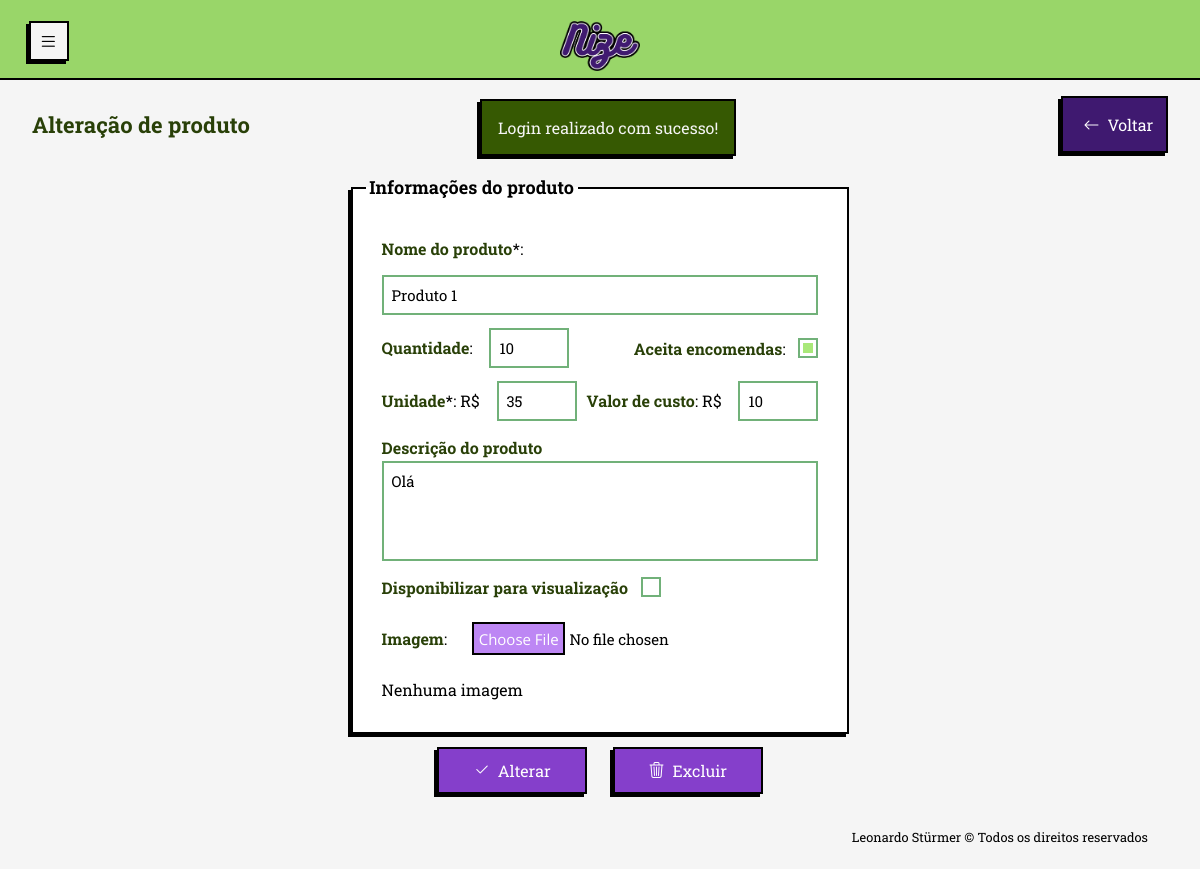
/php/view/gui_alteracao_produto.php?id=1 (signed in), run on an earlier commit of the app's database.
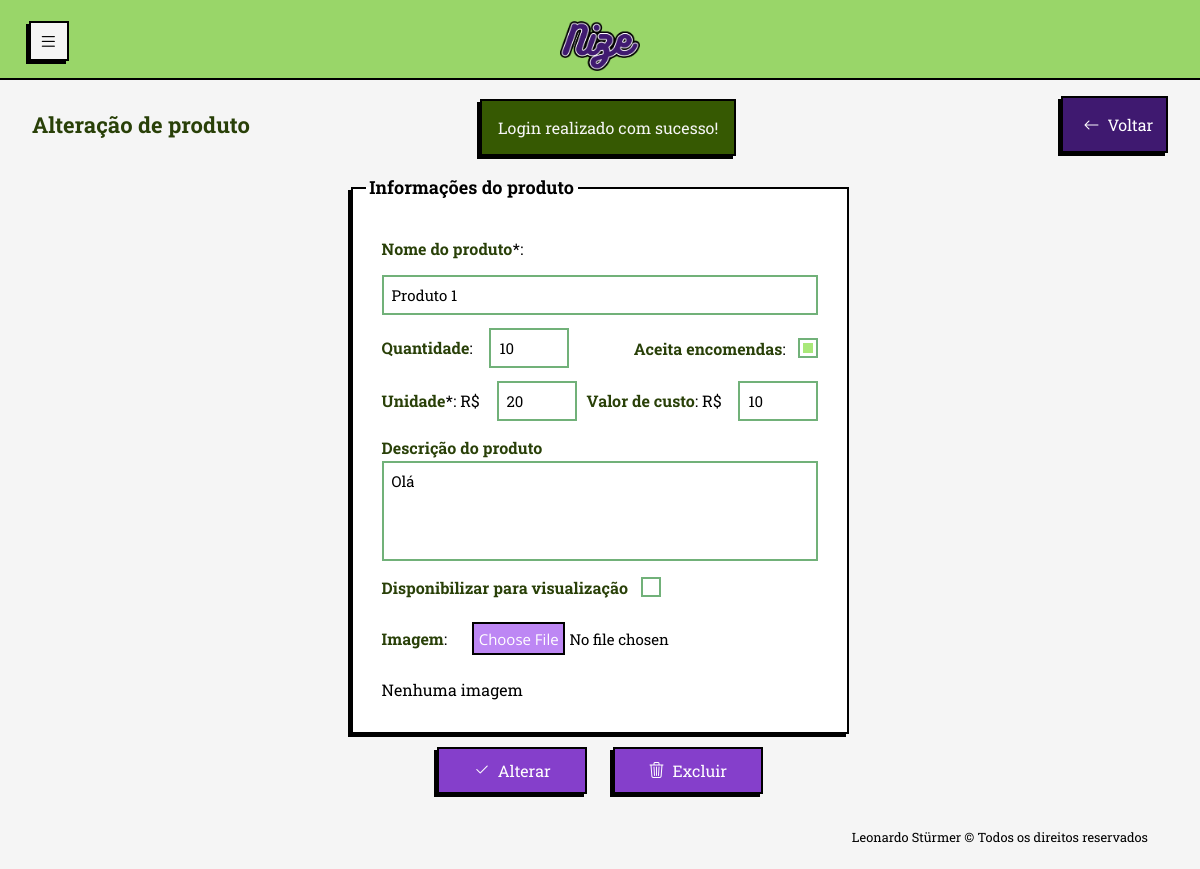
And on a later commit of the database.
### tables this page shows
CREATE TABLE produtos (
            id_produto INTEGER PRIMARY KEY AUTOINCREMENT NOT NULL,
            id_usuario INTEGER NOT NULL,
            nome TEXT NOT NULL,
            valor_unitario REAL NOT NULL,
            quantidade INTEGER NULL,
            imagem TEXT NULL,
            aceita_encomenda INTEGER NULL,
            descricao TEXT NULL,
            valor_custo REAL NULL, aceita_visualizacao INTEGER NULL,
            FOREIGN KEY (id_usuario) REFERENCES usuario (id_usuario)
    );

### php/persistence/conexaoBanco.class.php (called while the page is built, shortened)
<?php
class ConexaoBanco extends PDO {
    private static $instancia = null;
    public static function getInstancia() {
        if (!isset(self::$instancia)) {
            try {
                $caminhoBanco = __DIR__ . '/nize_database.db';
                $dsn = "sqlite:" . $caminhoBanco;
                self::$instancia = new ConexaoBanco($dsn, null, null);
                self::$instancia->setAttribute(PDO::ATTR_ERRMODE, PDO::ERRMODE_EXCEPTION);
                self::$instancia->setAttribute(PDO::ATTR_DEFAULT_FETCH_MODE, PDO::FETCH_ASSOC);
            } catch (PDOException $e) {
                $msg_erro = urlencode("Erro ao conectar com o banco SQLite: " . $e->getMessage());
                header("location:../view/gui_erro.php?msg=" . $msg_erro);
                exit;
            }
        }
        return self::$instancia;
    }
}

### php/dao/produtodao.class.php (called while the page is built, shortened)
<?php
require_once '../persistence/conexaoBanco.class.php';
class ProdutoDAO{
    private $conexao;
    public function __construct() {
        $this-> conexao = ConexaoBanco::getInstancia();
    }
    public function buscarPorId($id){
        try {
            $sql = $this->conexao->prepare("SELECT * FROM produtos WHERE id_produto = :id");
            $sql->bindValue(":id", $id);
            $sql->execute();
            return $sql->fetch(PDO::FETCH_ASSOC);
        } catch (PDOException $e) {
            $_SESSION['msg'] = "<p class='error-msg'>Erro ao buscar ID: " . $e->getMessage() . "</p>";
        }
    }
}

### php/view/gui_alteracao_produto.php (the view, shortened to what this page needs)
<?php
require_once '../dao/produtodao.class.php';
$id_produto = $_GET['id'] ?? null;
$produtoDAO = new ProdutoDAO();
$produto = $produtoDAO->buscarPorId($id_produto);
?>
<!DOCTYPE html>
<html lang="pt-br">
<head>
  <link rel="stylesheet" href="../../css/normalize.css">
  <link rel="stylesheet" href="../../css/query.css">
  <link rel="stylesheet" href="../../css/style.css">
  <link rel="stylesheet" href="../../css/sidebar.css">
  <link rel="stylesheet" href="https://cdn.jsdelivr.net/npm/bootstrap-icons@1.13.1/font/bootstrap-icons.min.css">
</head>
<body>
  <header id="header-mobile">
    <div class="container-header">
      <a href="#" data-resize-btn-mobile class="btn-menu" title="Esconder/expandir menu">
        <i class="bi bi-list"></i>
      </a>
      <a href="tela_inicial.php" class="link-logo-header" title="Tela inicial">
        <img src="../../img/logo/nize_new.png" alt="Nize logotipo" id="logo-header">
      </a>
    </div>
  </header>
  <main class='conteudo-pagina'>
    <div class="internal-nav">
      <div class="internal-nav-links">
        <h1>Alteração de produto</h1>
        <a href="gui_visualizacao_produtos.php" title="Tela de produtos"><span class="bi bi-arrow-left"></span>Voltar</a>
      </div>
    </div>
    <?php
    if (isset($_SESSION["msg"])) {
      echo "<div id='session-msg'>" . $_SESSION['msg'] .  "</div>";
    }
    if ($produto['aceita_encomenda'] !== 1) {
      $checkEncomenda = "";
    } else {
      $checkEncomenda = "checked";
    }
    if ($produto['aceita_visualizacao'] !== 1) {
      $checkVisualizacao = "";
    } else {
      $checkVisualizacao = "checked";
    }
    ?>
    <form action="../controller/produtoControle.php?op=alterar&id=<?php echo $produto['id_produto'] ?>" method="post" enctype="multipart/form-data" class="form-cadastro-produto">
      <fieldset id="products-form">
        <legend>Informações do produto</legend>
        <div class="inner-products-form">
          <label><strong>Nome do produto</strong>*:</label>
          <input type="text" id="nomeProduto" name="nomeProduto" class="input-produto alt-nome-produto" value="<?php echo htmlspecialchars($produto['nome']); ?>" autocomplete="off" required>
          <div class="div-inner-products">
            <label><strong>Quantidade</strong>:
              <input type="number" inputmode="" id="quantidadeProduto" name="quantidadeProduto" class="input-produto" value="<?php echo htmlspecialchars($produto['quantidade']); ?>" maxlength="3" autocomplete="off">
            </label>
            <label class="checkbox-acc" for="">
              <strong>Aceita encomendas</strong>:
              <input type="checkbox" id="aceitaEncomenda" name="aceitaEncomenda" class="input-produto" value="1" <?php echo " $checkEncomenda"; ?>>
            </label>
          </div>
          <div class="div-inner-products">
            <label><strong>Unidade</strong>*: R$
              <input type="number" id="valorUnitario" name="valorUnitario" step="0.01" class="input-produto" value="<?php echo htmlspecialchars($produto['valor_unitario']); ?>" autocomplete="off" required>
            </label>
            <label><strong>Valor de custo</strong>: R$
              <input type="number" id="valorCusto" name="valorCusto" step="0.01" class="input-produto" value="<?php echo htmlspecialchars($produto['valor_custo']); ?>" autocomplete="off">
            </label>
          </div>
          <label class="descricao-produtos" for="descricaoProduto">
            <strong>Descrição do produto</strong>
            <textarea name="descricaoProduto" id="descricaoProduto" class="input-produto" placeholder="Adicione detalhes sobre o produto (material, cores, tamanho, etc)" autocomplete="off"><?php echo htmlspecialchars($produto['descricao']); ?></textarea>
          </label>
          <label class="checkbox-acc" for="">
            <strong>Disponibilizar para visualização</strong>
            <input type="checkbox" id="aceitaVisualizacao" name="aceitaVisualizacao" class="input-produto" value="1" <?php echo " $checkVisualizacao"; ?>>
          </label>
          <label><strong>Imagem</strong>:
            <input type="file" name="imagemProduto" id="imagemProduto" class="input-produto" accept=".png, .jpg">
          </label>
          <?php if (!empty($produto['imagem'])): ?>
            <?php echo "<img src='uploads/" . htmlspecialchars($produto['imagem']) . "' alt='imagem do produto' class='img-produtos img-alt-produto'>" ?>
            <span class="span-alt-img">(Será mantida se não enviar outra)</span>
          <?php else: ?>
            <span>Nenhuma imagem</span>
          <?php endif; ?>
        </div>
      </fieldset>
      <div id="form-products-buttons">
        <button type="submit"><span class="bi bi-check2"></span>Alterar</button>
        <a href="../controller/produtoControle.php?op=excluir&id=<?php echo $produto['id_produto'] ?>" onclick="return confirm('Deseja mesmo excluir?');"><span class="bi bi-trash3"></span>Excluir</a>
      </div>
    </form>
    <footer>Leonardo Stürmer &copy; Todos os direitos reservados</footer>
  </main>
</body>
</html>

### css/query.css (style rules this page uses)
@media screen and (max-width: 1280px) { main { margin-top: 1.5em; margin-left: 1em; } }
@media screen and (max-width: 1280px) { main.conteudo-pagina { margin: 3em 0; padding: 2em 2em; } }
@media screen and (max-width: 1280px) { .success-msg, .error-msg { color: whitesmoke; border: 2px solid black; box-shadow: var(--box-shadow); font-size: 16px; position: absolute; top: 3.2em; right: 1.5em; width: fit-content; max-width: 300px; padding: 0.8em 1rem; } }
@media screen and (max-width: 1280px) { h1 { font-size: 22px; } }
@media screen and (max-width: 1280px) { .btn-menu { position: fixed; left: 1em; top: 0.5em; } }

### css/style.css (style rules this page uses)
.internal-nav { display: inline-block; margin-bottom: 2em 0; gap: 20px; }
.internal-nav-links h1 { padding: 0; color: var(--darkGreen); text-align: left; }
.internal-nav-links { padding: 0; margin: 0; display: flex; justify-content: space-between; align-items: center; }
.internal-nav-links > a { text-decoration: none; border: var(--border); box-shadow: var(--box-shadow); background-color: var(--darkerPurple); padding: 0.8em; color: white; width: fit-content; text-align: center; margin: 1em 0; }
.form-cadastro-produto { display: block; flex-direction: column; align-self: center; }
#form-products-buttons { display: flex; justify-content: center; }
#form-products-buttons span.bi { display: flex; justify-content: center; margin-left: 0px; }
#form-products-buttons > button, #form-products-buttons > a { width: 150px; padding: 0.5em; display: flex; justify-content: center; align-items: center; }
#products-form { border: var(--border); box-shadow: var(--box-shadow); background-color: white; padding: 0.8em; display: flex; justify-content: center; margin: 0 auto; width: 100%; }
.inner-products-form { display: flex; justify-content: center; flex-direction: column; gap: 0.8rem; font-size: 16px; padding: 1rem; text-align: left; width: 100%; }
.inner-products-form > input[type="text"], .inner-products-form > input[type="file"], .inner-products-form > textarea { margin-left: 0; width: 100%; }
.inner-products-form input[type="number"] { width: 5rem; }
.div-inner-products { display: flex; flex-direction: row; justify-content: space-between; gap: 10px; }
#nomeProduto.input-produto { width: 100%; }
#nomeProduto.alt-nome-produto { width: 100%; }
.inner-products-form strong { color: var(--darkGreen); font-weight: 700; }
.input-produto { background-color: white; font-size: 15px; margin-left: 0.8rem; padding: 0.5rem; }
#descricaoProduto.input-produto { width: 100%; height: 100px; }
.checkbox-acc { display: flex; align-items: center; }
#products-form > legend { font-size: 18px; padding: 0.2em; color: black; font-weight: bolder; }
.descricao-produtos { display: flex; align-items: start; flex-direction: column; }
.descricao-produtos > textarea { height: 10rem; margin: 0; }

### css/sidebar.css (style rules this page uses)
* { margin: 0; padding: 0; box-sizing: border-box; }
body { --sb-width: 8rem; font-family: system-ui, sans-serif; font-size: 16px; line-height: 1.7; }
header { visibility: hidden; width: 0em; }
#logo-header { width: 80px; margin: 0em auto; transition: width 0.4s ease-in-out, transform 0.8s ease-in-out, opacity 0.4s ease-in-out; transform: rotate(0deg); }
.link-logo-header, .link-logo-header:hover { background-color: transparent; border: none; box-shadow: none; align-content: center; }
.container-header { background-color: var(--lightGreen); border-bottom: var(--border); display: flex; flex-direction: row; justify-content: center; width: 100%; transition: border 0.3s ease-in-out; }
#header-mobile .btn-menu i { margin-top: -5px; padding: 0; font-size: 1.2em; }
.btn-menu { background-color: whitesmoke; color: black; padding: 0.5em; width: 2.5em; height: 2.5em; rotate: 0deg; transition: rotate 0.4s ease-in-out; display: flex; align-content: center; }
main { transition: margin-left 0.4s ease-in-out; }
@media (min-width: 0px) { main { margin-left: var(--sb-width); } }
@media screen and (max-width: 1280px) { header { visibility: visible; position: fixed; top: 0; z-index: 9999; display: flex; flex-direction: row; width: 100dvw; height: 5em; } }

What changed in the data, as far as the page shows it:
changed produtos "Produto 1": valorUnitario "35" → "20"
